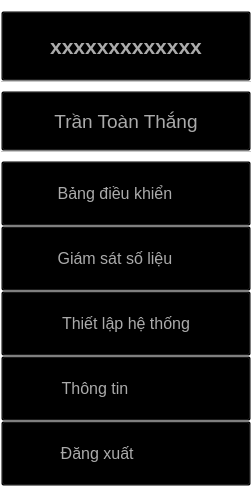
           <widget class="QFrame" name="Slide_menu">
            <property name="sizePolicy">
             <sizepolicy hsizetype="Fixed" vsizetype="Preferred">
              <horstretch>0</horstretch>
              <verstretch>0</verstretch>
             </sizepolicy>
            </property>
            <property name="minimumSize">
             <size>
              <width>0</width>
              <height>0</height>
             </size>
            </property>
            <property name="maximumSize">
             <size>
              <width>250</width>
              <height>16777215</height>
             </size>
            </property>
            <property name="styleSheet">
             <string notr="true">background-color: rgba(0, 0, 0, 0);</string>
            </property>
            <property name="frameShape">
             <enum>QFrame::StyledPanel</enum>
            </property>
            <property name="frameShadow">
             <enum>QFrame::Raised</enum>
            </property>
            <layout class="QVBoxLayout" name="verticalLayout_3">
             <property name="spacing">
              <number>0</number>
             </property>
             <property name="leftMargin">
              <number>0</number>
             </property>
             <property name="topMargin">
              <number>10</number>
             </property>
             <property name="rightMargin">
              <number>0</number>
             </property>
             <property name="bottomMargin">
              <number>5</number>
             </property>
             <item>
              <widget class="QPushButton" name="APP_name">
               <property name="minimumSize">
                <size>
                 <width>0</width>
                 <height>70</height>
                </size>
               </property>
               <property name="maximumSize">
                <size>
                 <width>16777215</width>
                 <height>90</height>
                </size>
               </property>
               <property name="font">
                <font>
                 <family>Segoe UI</family>
                 <pointsize>16</pointsize>
                 <weight>75</weight>
                 <bold>true</bold>
                </font>
               </property>
               <property name="styleSheet">
                <string notr="true">background-color: rgba(0, 0, 0, 0);
color: qlineargradient(spread:pad, x1:1, y1:1, x2:1, y2:0, stop:0 rgba(171, 171, 171, 255), stop:1 rgba(239, 239, 239, 255));</string>
               </property>
               <property name="text">
                <string>xxxxxxxxxxxxx</string>
               </property>
               <property name="icon">
                <iconset>
                 <normaloff>:/LBlue_Icon/Icon_LBlue/home.svg</normaloff>:/LBlue_Icon/Icon_LBlue/home.svg</iconset>
               </property>
               <property name="iconSize">
                <size>
                 <width>40</width>
                 <height>40</height>
                </size>
               </property>
              </widget>
             </item>
             <item>
              <widget class="QPushButton" name="Brk_line1">
               <property name="minimumSize">
                <size>
                 <width>250</width>
                 <height>0</height>
                </size>
               </property>
               <property name="maximumSize">
                <size>
                 <width>16777215</width>
                 <height>10</height>
                </size>
               </property>
               <property name="styleSheet">
                <string notr="true">background-color: rgba(0, 0, 0, 0);
border-radius: none;
border-top: 1px solid rgb(200, 200, 200);</string>
               </property>
               <property name="text">
                <string/>
               </property>
              </widget>
             </item>
             <item>
              <widget class="QPushButton" name="User_name">
               <property name="minimumSize">
                <size>
                 <width>0</width>
                 <height>60</height>
                </size>
               </property>
               <property name="maximumSize">
                <size>
                 <width>16777215</width>
                 <height>70</height>
                </size>
               </property>
               <property name="font">
                <font>
                 <family>Segoe UI</family>
                 <pointsize>14</pointsize>
                </font>
               </property>
               <property name="styleSheet">
                <string notr="true">background-color: rgba(0, 0, 0, 0);
color: qlineargradient(spread:pad, x1:1, y1:1, x2:1, y2:0, stop:0 rgba(171, 171, 171, 255), stop:1 rgba(239, 239, 239, 255));
</string>
               </property>
               <property name="text">
                <string>Trần Toàn Thắng</string>
               </property>
               <property name="icon">
                <iconset>
                 <normaloff>:/LBlue_Icon/Icon_LBlue/user.svg</normaloff>:/LBlue_Icon/Icon_LBlue/user.svg</iconset>
               </property>
               <property name="iconSize">
                <size>
                 <width>30</width>
                 <height>30</height>
                </size>
               </property>
              </widget>
             </item>
             <item>
              <widget class="QPushButton" name="Brk_line2">
               <property name="maximumSize">
                <size>
                 <width>16777215</width>
                 <height>10</height>
                </size>
               </property>
               <property name="styleSheet">
                <string notr="true">background-color: rgba(0, 0, 0, 0);
border-radius: none;
border-top: 1px solid rgb(200, 200, 200);</string>
               </property>
               <property name="text">
                <string/>
               </property>
              </widget>
             </item>
             <item>
              <widget class="QPushButton" name="Control_btn">
               <property name="minimumSize">
                <size>
                 <width>0</width>
                 <height>65</height>
                </size>
               </property>
               <property name="font">
                <font>
                 <family>Segoe UI</family>
                 <pointsize>12</pointsize>
                </font>
               </property>
               <property name="styleSheet">
                <string notr="true">QPushButton#Control_btn{	
    background-color: rgba(0, 0, 0, 0);
	color: qlineargradient(spread:pad, x1:1, y1:1, x2:1, y2:0, stop:0 rgba(171, 171, 171, 255), stop:1 rgba(239, 239, 239, 255));
}
QPushButton#Control_btn:hover{	
    border: none;
	border-radius: none;
	border-top-right-radius: 5px;
	border-bottom-right-radius: 5px;
	border-left: 10px solid rgb(255, 255, 255);
	background-color: qlineargradient(spread:pad, x1:1, y1:1, x2:1, y2:0, stop:0 rgba(0, 0, 255, 255), stop:1 rgba(0, 85, 255, 255));
	color: rgb(255, 255, 255);
}
QPushButton#Control_btn:pressed{	
    border: none;
	border-radius: none;
	border-top-right-radius: 5px;
	border-bottom-right-radius: 5px;
	border-left: 10px solid rgb(255, 255, 255);
	padding-left: 7px;
	padding-top: -2px;
	background-color: qlineargradient(spread:pad, x1:1, y1:1, x2:1, y2:0, stop:0 rgba(170, 0, 0, 255), stop:1 rgba(255, 60, 60, 255));
	color: rgb(255, 255, 255);
}
</string>
               </property>
               <property name="text">
                <string>Bảng điều khiển     </string>
               </property>
               <property name="icon">
                <iconset>
                 <normaloff>:/LBlue_Icon/Icon_LBlue/grid.svg</normaloff>:/LBlue_Icon/Icon_LBlue/grid.svg</iconset>
               </property>
               <property name="iconSize">
                <size>
                 <width>30</width>
                 <height>30</height>
                </size>
               </property>
              </widget>
             </item>
             <item>
              <widget class="QPushButton" name="Parameter_btn">
               <property name="minimumSize">
                <size>
                 <width>0</width>
                 <height>65</height>
                </size>
               </property>
               <property name="font">
                <font>
                 <family>Segoe UI</family>
                 <pointsize>12</pointsize>
                </font>
               </property>
               <property name="styleSheet">
                <string notr="true">QPushButton#Parameter_btn{	
    background-color: rgba(0, 0, 0, 0);
	color: qlineargradient(spread:pad, x1:1, y1:1, x2:1, y2:0, stop:0 rgba(171, 171, 171, 255), stop:1 rgba(239, 239, 239, 255));
}
QPushButton#Parameter_btn:hover{	
    border: none;
	border-radius: none;
	border-top-right-radius: 5px;
	border-bottom-right-radius: 5px;
	border-left: 10px solid rgb(255, 255, 255);
	background-color: qlineargradient(spread:pad, x1:1, y1:1, x2:1, y2:0, stop:0 rgba(0, 0, 255, 255), stop:1 rgba(0, 85, 255, 255));
	color: rgb(255, 255, 255);
}
QPushButton#Parameter_btn:pressed{	
    border: none;
	border-radius: none;
	border-top-right-radius: 5px;
	border-bottom-right-radius: 5px;
	border-left: 10px solid rgb(255, 255, 255);
	padding-left:7px;
	padding-top: -2px;
	background-color: qlineargradient(spread:pad, x1:1, y1:1, x2:1, y2:0, stop:0 rgba(170, 0, 0, 255), stop:1 rgba(255, 60, 60, 255));
	color: rgb(255, 255, 255);
}
</string>
               </property>
               <property name="text">
                <string>Giám sát số liệu     </string>
               </property>
               <property name="icon">
                <iconset>
                 <normaloff>:/LBlue_Icon/Icon_LBlue/bar-chart-2.svg</normaloff>:/LBlue_Icon/Icon_LBlue/bar-chart-2.svg</iconset>
               </property>
               <property name="iconSize">
                <size>
                 <width>30</width>
                 <height>30</height>
                </size>
               </property>
              </widget>
             </item>
             <item>
              <widget class="QPushButton" name="Setting_btn">
               <property name="minimumSize">
                <size>
                 <width>0</width>
                 <height>65</height>
                </size>
               </property>
               <property name="font">
                <font>
                 <family>Segoe UI</family>
                 <pointsize>12</pointsize>
                </font>
               </property>
               <property name="styleSheet">
                <string notr="true">QPushButton#Setting_btn{	
    background-color: rgba(0, 0, 0, 0);
	color: qlineargradient(spread:pad, x1:1, y1:1, x2:1, y2:0, stop:0 rgba(171, 171, 171, 255), stop:1 rgba(239, 239, 239, 255));
}
QPushButton#Setting_btn:hover{	
    border: none;
	border-radius: none;
	border-top-right-radius: 5px;
	border-bottom-right-radius: 5px;
	border-left: 10px solid rgb(255, 255, 255);
	background-color: qlineargradient(spread:pad, x1:1, y1:1, x2:1, y2:0, stop:0 rgba(0, 0, 255, 255), stop:1 rgba(0, 85, 255, 255));
	color: rgb(255, 255, 255);
}
QPushButton#Setting_btn:pressed{	
    border: none;
	border-radius: none;
	border-top-right-radius: 5px;
	border-bottom-right-radius: 5px;
	border-left: 10px solid rgb(255, 255, 255);
	padding-left: 7px;
	padding-top: -2px;
	background-color: qlineargradient(spread:pad, x1:1, y1:1, x2:1, y2:0, stop:0 rgba(170, 0, 0, 255), stop:1 rgba(255, 60, 60, 255));
	color: rgb(255, 255, 255);
}
</string>
               </property>
               <property name="text">
                <string>Thiết lập hệ thống</string>
               </property>
               <property name="icon">
                <iconset>
                 <normaloff>:/LBlue_Icon/Icon_LBlue/settings.svg</normaloff>:/LBlue_Icon/Icon_LBlue/settings.svg</iconset>
               </property>
               <property name="iconSize">
                <size>
                 <width>30</width>
                 <height>30</height>
                </size>
               </property>
              </widget>
             </item>
             <item>
              <widget class="QPushButton" name="Properties_btn">
               <property name="minimumSize">
                <size>
                 <width>0</width>
                 <height>65</height>
                </size>
               </property>
               <property name="font">
                <font>
                 <family>Segoe UI</family>
                 <pointsize>12</pointsize>
                </font>
               </property>
               <property name="styleSheet">
                <string notr="true">QPushButton#Properties_btn{	
    background-color: rgba(0, 0, 0, 0);
	color: qlineargradient(spread:pad, x1:1, y1:1, x2:1, y2:0, stop:0 rgba(171, 171, 171, 255), stop:1 rgba(239, 239, 239, 255));
}
QPushButton#Properties_btn:hover{	
    border: none;
	border-radius: none;
	border-top-right-radius: 5px;
	border-bottom-right-radius: 5px;
	border-left: 10px solid rgb(255, 255, 255);
	background-color: qlineargradient(spread:pad, x1:1, y1:1, x2:1, y2:0, stop:0 rgba(0, 0, 255, 255), stop:1 rgba(0, 85, 255, 255));
	color: rgb(255, 255, 255);
}
QPushButton#Properties_btn:pressed{	
    border: none;
	border-radius: none;
	border-top-right-radius: 5px;
	border-bottom-right-radius: 5px;
	border-left: 10px solid rgb(255, 255, 255);
	padding-left: 7px;
	padding-top: -2px;
	background-color: qlineargradient(spread:pad, x1:1, y1:1, x2:1, y2:0, stop:0 rgba(170, 0, 0, 255), stop:1 rgba(255, 60, 60, 255));
	color: rgb(255, 255, 255);
}
</string>
               </property>
               <property name="text">
                <string>Thông tin              </string>
               </property>
               <property name="icon">
                <iconset>
                 <normaloff>:/LBlue_Icon/Icon_LBlue/hard-drive.svg</normaloff>:/LBlue_Icon/Icon_LBlue/hard-drive.svg</iconset>
               </property>
               <property name="iconSize">
                <size>
                 <width>30</width>
                 <height>30</height>
                </size>
               </property>
              </widget>
             </item>
             <item>
              <widget class="QPushButton" name="Logout_btn">
               <property name="minimumSize">
                <size>
                 <width>0</width>
                 <height>65</height>
                </size>
               </property>
               <property name="font">
                <font>
                 <family>Segoe UI</family>
                 <pointsize>12</pointsize>
                </font>
               </property>
               <property name="styleSheet">
                <string notr="true">QPushButton#Logout_btn{	
    background-color: rgba(0, 0, 0, 0);
	color: qlineargradient(spread:pad, x1:1, y1:1, x2:1, y2:0, stop:0 rgba(171, 171, 171, 255), stop:1 rgba(239, 239, 239, 255));
}
QPushButton#Logout_btn:hover{	
    border: none;
	border-radius: none;
	border-top-right-radius: 5px;
	border-bottom-right-radius: 5px;
	border-left: 10px solid rgb(255, 255, 255);
	background-color: qlineargradient(spread:pad, x1:1, y1:1, x2:1, y2:0, stop:0 rgba(170, 0, 0, 255), stop:1 rgba(255, 60, 60, 255));
	color: rgb(255, 255, 255);
}
QPushButton#Logout_btn:pressed{	
    border: none;
	border-radius: none;	
	border-top-right-radius: 5px;
	border-bottom-right-radius: 5px;
	border-left: 10px solid rgb(255, 255, 255);
	padding-top: -2px;
	padding-left: 7px;
	background-color: qlineargradient(spread:pad, x1:1, y1:1, x2:1, y2:0, stop:0 rgba(170, 0, 0, 255), stop:1 rgba(255, 60, 60, 255));
	color: rgb(255, 255, 255);
}
</string>
               </property>
               <property name="text">
                <string>Đăng xuất             </string>
               </property>
               <property name="icon">
                <iconset>
                 <normaloff>:/LBlue_Icon/Icon_LBlue/log-out.svg</normaloff>:/LBlue_Icon/Icon_LBlue/log-out.svg</iconset>
               </property>
               <property name="iconSize">
                <size>
                 <width>30</width>
                 <height>30</height>
                </size>
               </property>
              </widget>
             </item>
            </layout>
           </widget>
